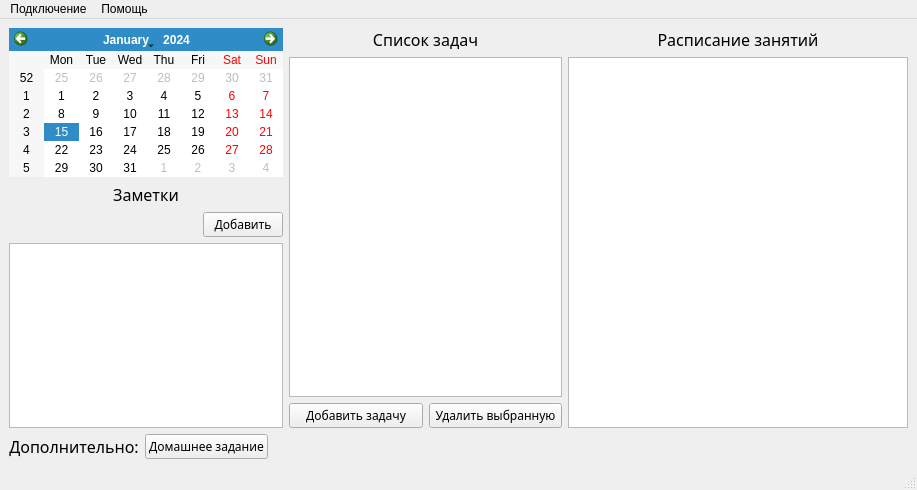
<?xml version="1.0" encoding="UTF-8"?>
<ui version="4.0">
 <class>MainWindow</class>
 <widget class="QMainWindow" name="MainWindow">
  <property name="geometry">
   <rect>
    <x>0</x>
    <y>0</y>
    <width>917</width>
    <height>490</height>
   </rect>
  </property>
  <property name="windowTitle">
   <string>MainWindow</string>
  </property>
  <widget class="QWidget" name="centralwidget">
   <layout class="QGridLayout" name="gridLayout">
    <item row="0" column="1">
     <layout class="QVBoxLayout" name="verticalLayout">
      <item>
       <widget class="QLabel" name="label">
        <property name="font">
         <font>
          <family>Perpetua</family>
          <pointsize>12</pointsize>
          <italic>false</italic>
         </font>
        </property>
        <property name="text">
         <string>Список задач</string>
        </property>
        <property name="alignment">
         <set>Qt::AlignCenter</set>
        </property>
        <property name="wordWrap">
         <bool>false</bool>
        </property>
        <property name="margin">
         <number>0</number>
        </property>
       </widget>
      </item>
      <item>
       <widget class="QListView" name="task_list">
        <property name="font">
         <font>
          <family>Perpetua</family>
          <pointsize>12</pointsize>
         </font>
        </property>
        <property name="checkable" stdset="0">
         <bool>true</bool>
        </property>
       </widget>
      </item>
      <item>
       <layout class="QHBoxLayout" name="horizontalLayout">
        <item>
         <widget class="QPushButton" name="add_task_button">
          <property name="font">
           <font>
            <family>Perpetua</family>
            <pointsize>9</pointsize>
           </font>
          </property>
          <property name="text">
           <string>Добавить задачу</string>
          </property>
         </widget>
        </item>
        <item>
         <widget class="QPushButton" name="delete_task_button">
          <property name="font">
           <font>
            <family>Perpetua</family>
            <pointsize>9</pointsize>
           </font>
          </property>
          <property name="text">
           <string>Удалить выбранную</string>
          </property>
         </widget>
        </item>
       </layout>
      </item>
     </layout>
    </item>
    <item row="0" column="2">
     <layout class="QVBoxLayout" name="verticalLayout_2">
      <item>
       <widget class="QLabel" name="label_2">
        <property name="font">
         <font>
          <family>Perpetua</family>
          <pointsize>12</pointsize>
         </font>
        </property>
        <property name="text">
         <string>Расписание занятий</string>
        </property>
        <property name="alignment">
         <set>Qt::AlignCenter</set>
        </property>
       </widget>
      </item>
      <item>
       <widget class="QTableWidget" name="schedule_table"/>
      </item>
      <item>
       <spacer name="horizontalSpacer">
        <property name="orientation">
         <enum>Qt::Horizontal</enum>
        </property>
        <property name="sizeType">
         <enum>QSizePolicy::Fixed</enum>
        </property>
        <property name="sizeHint" stdset="0">
         <size>
          <width>340</width>
          <height>0</height>
         </size>
        </property>
       </spacer>
      </item>
     </layout>
    </item>
    <item row="0" column="0">
     <layout class="QVBoxLayout" name="verticalLayout_3">
      <item>
       <widget class="QCalendarWidget" name="calendarWidget"/>
      </item>
      <item>
       <layout class="QVBoxLayout" name="verticalLayout_4">
        <item>
         <widget class="QLabel" name="label_3">
          <property name="font">
           <font>
            <family>Perpetua</family>
            <pointsize>12</pointsize>
           </font>
          </property>
          <property name="text">
           <string>Заметки</string>
          </property>
          <property name="alignment">
           <set>Qt::AlignCenter</set>
          </property>
         </widget>
        </item>
        <item>
         <layout class="QHBoxLayout" name="horizontalLayout_2">
          <item>
           <spacer name="horizontalSpacer_2">
            <property name="orientation">
             <enum>Qt::Horizontal</enum>
            </property>
            <property name="sizeHint" stdset="0">
             <size>
              <width>40</width>
              <height>20</height>
             </size>
            </property>
           </spacer>
          </item>
          <item>
           <widget class="QPushButton" name="add_note_button">
            <property name="font">
             <font>
              <family>Perpetua</family>
              <pointsize>9</pointsize>
             </font>
            </property>
            <property name="text">
             <string>Добавить</string>
            </property>
           </widget>
          </item>
         </layout>
        </item>
        <item>
         <widget class="QListView" name="notes_list"/>
        </item>
       </layout>
      </item>
     </layout>
    </item>
    <item row="1" column="0" colspan="3">
     <layout class="QHBoxLayout" name="horizontalLayout_3">
      <item>
       <widget class="QLabel" name="label_4">
        <property name="font">
         <font>
          <family>Perpetua</family>
          <pointsize>12</pointsize>
         </font>
        </property>
        <property name="text">
         <string>Дополнительно:</string>
        </property>
        <property name="alignment">
         <set>Qt::AlignCenter</set>
        </property>
       </widget>
      </item>
      <item>
       <widget class="QPushButton" name="homework_button">
        <property name="font">
         <font>
          <family>Perpetua</family>
          <pointsize>9</pointsize>
         </font>
        </property>
        <property name="text">
         <string>Домашнее задание</string>
        </property>
       </widget>
      </item>
      <item>
       <spacer name="horizontalSpacer_3">
        <property name="orientation">
         <enum>Qt::Horizontal</enum>
        </property>
        <property name="sizeType">
         <enum>QSizePolicy::Preferred</enum>
        </property>
        <property name="sizeHint" stdset="0">
         <size>
          <width>650</width>
          <height>20</height>
         </size>
        </property>
       </spacer>
      </item>
     </layout>
    </item>
   </layout>
  </widget>
  <widget class="QMenuBar" name="menubar">
   <property name="geometry">
    <rect>
     <x>0</x>
     <y>0</y>
     <width>917</width>
     <height>21</height>
    </rect>
   </property>
   <widget class="QMenu" name="menu">
    <property name="title">
     <string>Подключение</string>
    </property>
    <addaction name="connect_action"/>
    <addaction name="sync_action"/>
    <addaction name="separator"/>
    <addaction name="exit_action"/>
   </widget>
   <widget class="QMenu" name="menu_2">
    <property name="title">
     <string>Помощь</string>
    </property>
    <addaction name="help_action"/>
    <addaction name="about_action"/>
   </widget>
   <addaction name="menu"/>
   <addaction name="menu_2"/>
  </widget>
  <widget class="QStatusBar" name="statusbar">
   <property name="sizeGripEnabled">
    <bool>true</bool>
   </property>
  </widget>
  <action name="connect_action">
   <property name="text">
    <string>Подключиться к серверу</string>
   </property>
  </action>
  <action name="sync_action">
   <property name="text">
    <string>Синхронизировать</string>
   </property>
  </action>
  <action name="exit_action">
   <property name="text">
    <string>Выход</string>
   </property>
  </action>
  <action name="help_action">
   <property name="text">
    <string>Справка</string>
   </property>
  </action>
  <action name="about_action">
   <property name="text">
    <string>О программе</string>
   </property>
  </action>
 </widget>
 <resources/>
 <connections/>
</ui>
